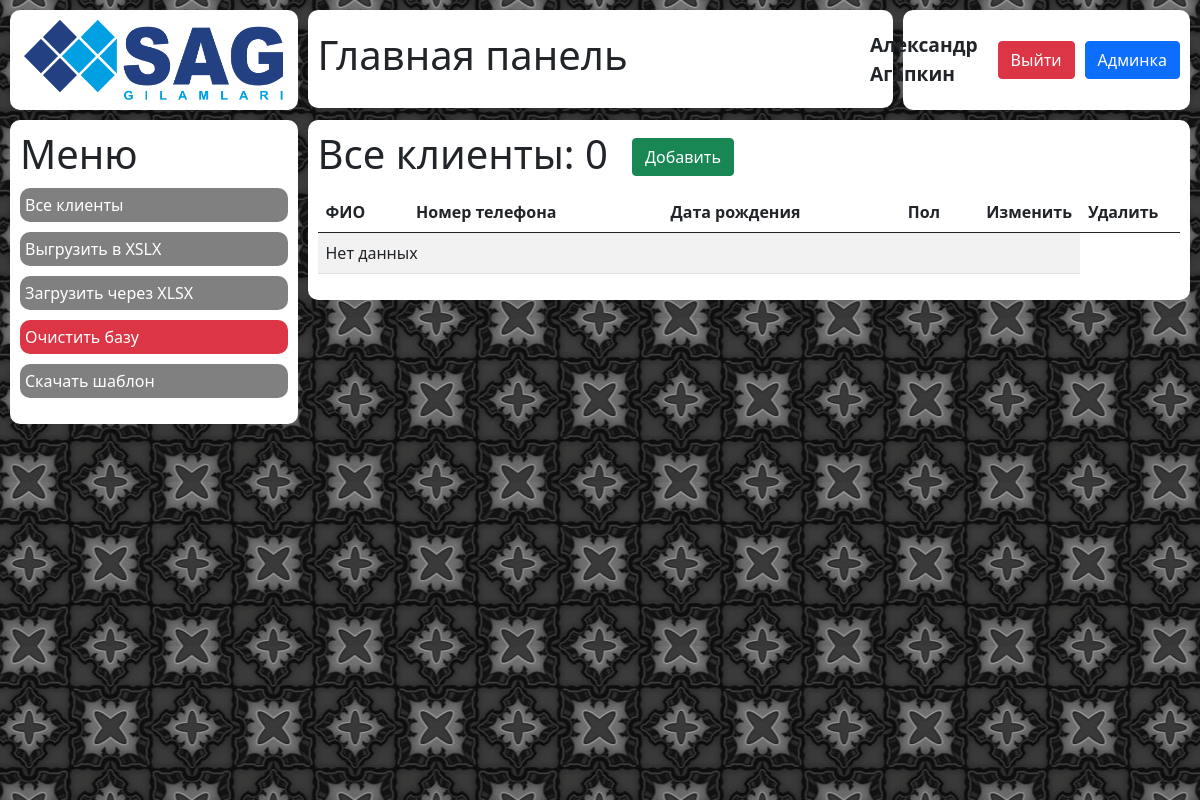
The page /customers/ (signed in) on the database as committed earlier.
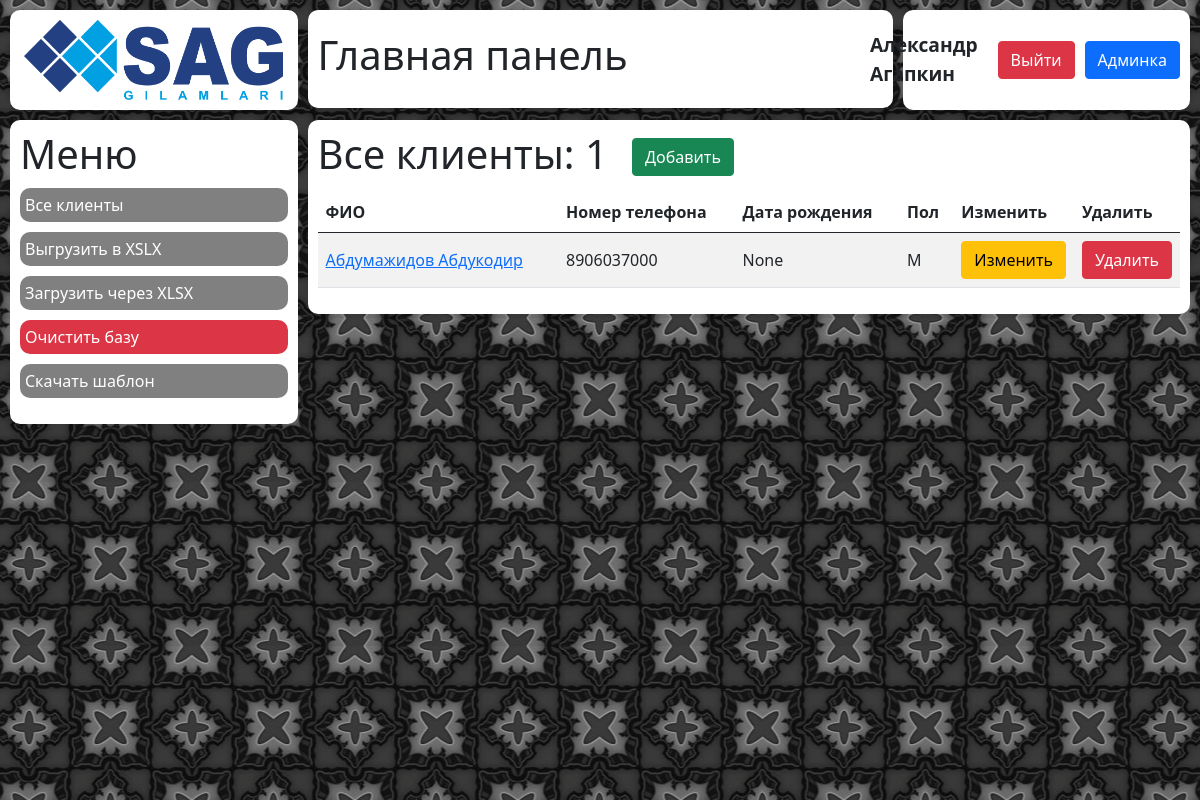
The same page on the database as committed later.
### customers/models.py (models this page shows)
class Customer(models.Model):
    name = models.CharField(max_length=1000, null=True, blank=True)
    phone = models.IntegerField(null=True, blank=True)
    date_of_birth = models.DateField(null=True, blank=True)
    sex = models.CharField(max_length=1, null=True, blank=True)
    address = models.CharField(max_length=1000, null=True, blank=True)
    comment = models.TextField(null=True, blank=True)
    telegram = models.CharField(max_length=200, null=True, blank=True)
    facebook = models.CharField(max_length=200, null=True, blank=True)
    instagram = models.CharField(max_length=200, null=True, blank=True)

### customers/views.py (the view)
# urls.py: path('', views.customer_list, name='customer_list'),
def customer_list(request):
    if check_access(request.user.groups.all(), 4) or check_access(request.user.groups.all(), 5):
        customers = Customer.objects.all()
        groups = group_list(request.user.groups.all())
        context = {
            'customers': customers,
            'groups': groups,
        }
        template = 'customers/customer_list.html'
        return render(request, template, context)
    else:
        return redirect('/')

### mainapp/views.py (called while the page is built)
def check_access(requested_groups, number):
    groups = []
    for group in requested_groups:
        groups.append(group.id)
    if number in groups:
        return True
    else:
        return False

def group_list(groups):
    list_of_groups = []
    for group in groups:
        list_of_groups.append(group.id)
    return list_of_groups

### customers/templates/customers/customer_list.html (shortened to what this page needs)
{% extends 'wrapper.html' %}
{% load static %}
{% block content %}
    <div class="row incidents">
        {% include 'blocks/logo.html' %}
        {% include 'blocks/title.html' %}
        {% include 'blocks/profile.html' %}
        {% include 'customers/blocks/menu.html' %}
        <div class="col-xl-9 block__wrapper tenders-dashboard">
            <div class="block tenders-dashboard__wrapper">
                <h1 class="tenders-dashboard__title">Все клиенты: {{ customers.count }}</h1>
                <a href="{% url 'customers:customer_add' %}" class="btn btn-success tenders-dashboard__new-tender">Добавить</a>
                <table class="table table-striped" id="datatable">
                    <thead>
                    <tr>
                        <th scope="col">ФИО</th>
                        <th scope="col">Номер телефона</th>
                        <th scope="col">Дата рождения</th>
                        <th scope="col">Пол</th>
                        <th scope="col" class="tenders-dashboard__buttoncell">Изменить</th>
                        {% if 5 in groups %}
                        {% else %}
                            <th scope="col" class="tenders-dashboard__buttoncell">Удалить</th>
                        {% endif %}
                    </tr>
                    </thead>
                    <tbody>
                    {% if customers %}
                        {% for customer in customers %}
                            <tr>
                                <td class="my-incidents__cell">{% if customer.name %}<a href="{% url 'customers:customer_detail' customer.id %}">{{ customer.name }}</a>{% else %}<a href="{% url 'customers:customer_detail' customer.id %}">Без имени</a>{% endif %}</td>
                                <td class="my-incidents__cell">{{ customer.phone }}</td>
                                <td class="my-incidents__cell">{{ customer.date_of_birth }}</td>
                                <td class="my-incidents__cell">{{ customer.sex }}</td>
                                <td><a href="{% url 'customers:customer_edit' customer.id %}" class="btn btn-warning">Изменить</a></td>
                                {% if 5 in groups %}
                                {% else %}
                                    <td><a href="#" class="open-modal_modal btn btn-danger" data-modal_modal="#del_{{ customer.id }}">Удалить</a></td>
                                {% endif %}
                            </tr>
                        {% endfor %}
                    {% else %}
                        <tr>
                            <td colspan="5">Нет данных</td>
                        </tr>
                    {% endif %}
                    </tbody>
                </table>
            </div>
        </div>
    </div>
{% endblock %}

### mainapp/templates/wrapper.html (shortened to what this page needs)
{% load static %}
<!DOCTYPE html>
<html lang="ru">
<head>
    <link rel="stylesheet" href="{% static 'css/style.css' %}">
</head>
<body class="body">
<div class="container-fluid background">
        {% block content %}{% endblock %}
</div>
</body>
</html>

### mainapp/templates/blocks/logo.html
{% load static %}
<div class="col-xl-3 col-12 block__wrapper logo">
    <div class="logo__wrapper block">
        <img class="logo__img" src="{% static 'img/logo.png' %}" alt="">
    </div>
</div>

### mainapp/templates/blocks/title.html
<div class="col-xl-6 col-12 block__wrapper title">
    <div class="title__wrapper block">
        {% if 'tender/' in request.path %}
            <h1 class="title__text">Тендеры</h1>
        {% else %}
            <h1 class="title__text">Главная панель</h1>
        {% endif %}
    </div>
</div>

### mainapp/templates/blocks/profile.html
<div class="col-xl-3 col-12 block__wrapper profile">
    <div class="block profile__wrapper">
        <p class="profile__user">{{ request.user.first_name }} {{ request.user.last_name }}</p>
        <a href="{% url 'mainapp:logout' %}" class="btn btn-danger profile__exit">Выйти</a>
        {% if request.user.username == 'admin' %}
            <a href="/admin/" class="btn btn-primary profile__admin">Админка</a>
        {% endif %}
    </div>
</div>

### customers/templates/customers/blocks/menu.html (shortened to what this page needs)
{% load static %}
{% if 5 in groups %}
    <div class="col-xl-3 block__wrapper menu">
        <div class="block menu__wrapper">
            <h1 class="menu__title">Меню</h1>
            <nav class="menu__nav">
                <ul class="menu__ul">
                    <li class="menu__li"><a class="menu__link" href="{% url 'customers:customer_list' %}">Все клиенты</a></li>
                    <li class="menu__li"><a class="menu__link" href="{% url 'customers:customer_add_by_xlsx' %}">Загрузить через XLSX</a></li>
                    <li class="menu__li"><a class="menu__link" href="{% static 'docs/sheet.xlsx' %}">Скачать шаблон</a></li>
                </ul>
            </nav>
        </div>
    </div>
{% else %}
    <div class="col-xl-3 block__wrapper menu">
        <div class="block menu__wrapper">
            <h1 class="menu__title">Меню</h1>
            <nav class="menu__nav">
                <ul class="menu__ul">
                    <li class="menu__li"><a class="menu__link" href="{% url 'customers:customer_list' %}">Все клиенты</a></li>
                    <li class="menu__li"><a class="menu__link" href="{% url 'customers:customer_export' %}">Выгрузить в XSLX</a></li>
                    <li class="menu__li"><a class="menu__link" href="{% url 'customers:customer_add_by_xlsx' %}">Загрузить через XLSX</a></li>
                    <li class="menu__li"><a class="menu__link open-modal_modal bg-danger" href="#" data-modal_modal="#drop_base">Очистить базу</a></li>
                    <li class="menu__li"><a class="menu__link" href="{% static 'docs/sheet.xlsx' %}">Скачать шаблон</a></li>
                </ul>
            </nav>
        </div>
    </div>
{% endif %}

### mainapp/static/css/style.css (style rules this page uses)
.incidents { padding-left: 10px; }
.logo__wrapper { padding: 10px; text-align: center; }
.logo__img { height: 80px; }
.title__wrapper { padding: 25px 10px; }
.title__text { line-height: 40px; }
.profile__wrapper { display: flex; align-items: center; justify-content: flex-end; height: 100px; padding: 10px; }
.profile__user { margin: 0 20px 0 0; font-size: 1.2rem; font-weight: 600; }
.profile__exit { display: block; }
.profile__admin { display: block; margin-left: 10px; }
.menu__wrapper { padding: 10px; }
.menu__ul { padding: 0; list-style-type: none; }
.menu__link { display: block; margin: 10px 0; padding: 5px; background: #808080; color: #FFFFFF; border-radius: 10px; transition: all 0.3s; text-decoration: none; }
.my-incidents__cell { vertical-align: middle !important; }
.tenders-dashboard__wrapper { padding: 10px; }
.tenders-dashboard__title { display: inline-block; }
.tenders-dashboard__new-tender { display: inline-block; margin: 0 0 16px 20px; }
.tenders-dashboard__buttoncell { width: 100px; }
.body { opacity: 0; transition: all 0.3s; }
.background { background: url("../img/bg.jpg") center repeat; min-height: 100vh; }
.block { background: #FFFFFF; margin: 10px 10px 0 0; border-radius: 10px; }
.block__wrapper { padding: 0; }

Rows that differ between the two databases and show on the page:
added Customer: name "Абдумажидов Абдукодир", phone "8906037000", date_of_birth "None", sex "М"
Other text that changed with them:
{{ customers.count }}: "0" → "1"
text no longer shown: "Нет данных"
